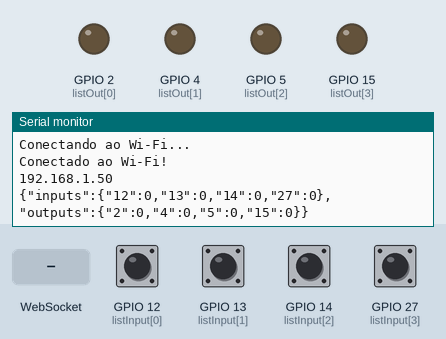
Recording of a program running on a simulated ESP32. On the bench: output pins drawn as LEDs (lit = HIGH), the last lines printed to the serial monitor. The test bench sets the inputs (shaded band); at power-on: GPIO 12 (listInput[0]), GPIO 13 (listInput[1]), GPIO 14 (listInput[2]), GPIO 27 (listInput[3]) HIGH. WiFi joins after 1.5 s; servers stay silent unless stated; storage starts empty.

Above: at 3.2 s.
3.3 s: GPIO 12 (listInput[0]) pulled LOW for 1 s
At 5.0 s:
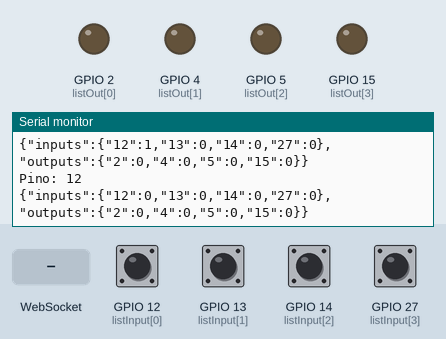
5.9 s: WebSocket text "1" received
At 7.1 s:
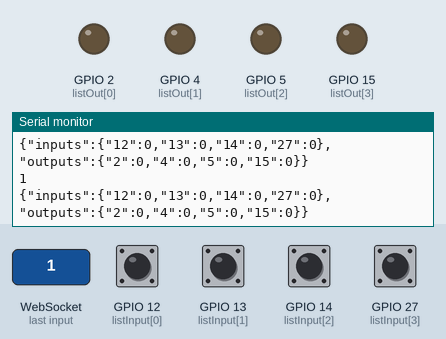

Measured:
- after the input at 3.3 s, the serial monitor: prints a new line after 0.23 s (image 1)
- after the input at 5.9 s, the serial monitor: prints a new line at once (image 2)

The program:

main.cpp
```cpp
#include <Arduino.h>
#include "FS.h"
#include <LITTLEFS.h>
#include <WiFi.h>
#include <ESPAsyncWebServer.h>
#include <AsyncTCP.h>
#include <ArduinoJson.h>
#define FORMAT_LITTLEFS_IF_FAILED true

// Credenciais da rede Wi-Fi
const char* ssid = "VIVOFIBRA-79D0";
const char* password = "58331BB245";

const byte listInput[] = {12,13,14,27};
const byte listOut[] = {2, 4, 5, 15};

bool estadoAtual[sizeof(listInput)]; // Estado atual dos botões
bool estadoAnterior[sizeof(listInput)]; // Estado anterior dos botões

// Criação do servidor e do WebSocket
AsyncWebServer server(80);
AsyncWebSocket ws("/ws");

// void definePins(byte pin, byte mode){
//   if(mode == 0){
//     pinMode(pin, OUTPUT);
//   }
//   else if(mode == 1){
//     pinMode(pin, INPUT_PULLUP);
//   }
// }

JsonDocument cmnd;
JsonDocument states;
String payload;

void getPinStates(){
  for(byte i=0; i<sizeof(listInput);i++){
    states["inputs"][String(listInput[i])] = digitalRead(listInput[i]) ? 0 : 1;
  }
  for(byte i=0; i<sizeof(listOut);i++){
    states["outputs"][String(listOut[i])] = digitalRead(listOut[i]) ? 1 : 0;
  }

  serializeJson(states, payload);
  Serial.println( payload );

}

// Função para lidar com mensagens recebidas do WebSocket
void onWebSocketMessage(AsyncWebSocket *server, AsyncWebSocketClient *client,
                        AwsEventType type, void *arg, uint8_t *data, size_t len) {
  if (type == WS_EVT_DATA) {
    // Converte os dados recebidos para string
    String message = "";
    for (size_t i = 0; i < len; i++) {
      message += (char) data[i];
    }
    Serial.println( message );
    deserializeJson(cmnd, message.c_str());

    if( cmnd["cmnd"].is<JsonVariant>() ){
      digitalWrite( byte(cmnd["cmnd"]["gpio"]) , bool(cmnd["cmnd"]["state"]) );
      // Serial.print( byte(cmnd["cmnd"]["gpio"]) );
      // Serial.print( " : " );
      // Serial.println( bool(cmnd["cmnd"]["state"]) );
    }

    // Envia uma resposta para o cliente
    // client->text("Mensagem recebida no ESP32: " + message);
    // Serial.printf("Mensagem recebida: %s\n", message.c_str());
    getPinStates();
    ws.textAll( payload );

  } else if (type == WS_EVT_CONNECT) {
    Serial.printf("Cliente conectado: %u\n", client->id());
    getPinStates();
    client->text( payload );

  } else if (type == WS_EVT_DISCONNECT) {
    Serial.printf("Cliente desconectado: %u\n", client->id());
  }
}

// Função de tarefa no núcleo secundário
void coreTask(void* parameter) {
  while (true) {
    // Incrementa contador como exemplo de processamento
    vTaskDelay(300 / portTICK_PERIOD_MS); // Atraso de 1 segundo

    for(byte i=0; i<sizeof(listInput);i++){
      estadoAtual[i] = digitalRead(listInput[i]);
      // Verificar se houve uma troca de estado de HIGH para LOW
      if (estadoAnterior[i] != estadoAtual[i]) {
        Serial.print("Pino: ");
        Serial.println(listInput[i]);
        getPinStates();
        ws.textAll( payload );
      }
      // Atualizar o estado anterior
      estadoAnterior[i] = estadoAtual[i];
    }
  }
}

void setup() {
  // Inicia a comunicação serial
  Serial.begin(115200);
  if(!LittleFS.begin(FORMAT_LITTLEFS_IF_FAILED)){
    Serial.println("LittleFS Mount Failed");
    return;
  }

  for(byte i=0; i<sizeof(listOut);i++){
    pinMode(listOut[i], OUTPUT);
  }
  for(byte i=0; i<sizeof(listInput);i++){
    pinMode(listInput[i], INPUT_PULLUP);
    estadoAtual[i] = 1;
    estadoAnterior[i] = 1;
  }

  // Conecta ao Wi-Fi
  WiFi.begin(ssid, password);
  while (WiFi.status() != WL_CONNECTED) {
    delay(1000);
    Serial.println("Conectando ao Wi-Fi...");
  }
  Serial.println("Conectado ao Wi-Fi!");
  Serial.println(WiFi.localIP());

  // Configura o WebSocket
  ws.onEvent(onWebSocketMessage);
  server.addHandler(&ws);

  DefaultHeaders::Instance().addHeader(F("Access-Control-Allow-Origin"), F("*"));
  DefaultHeaders::Instance().addHeader(F("Access-Control-Allow-Headers"), F("content-type"));

  // Configura uma página HTML simples para teste
  server.on("/", HTTP_GET, [](AsyncWebServerRequest *request){
      request->send(LittleFS, "/index.html", "text/html");
  });
  server.on("/interruptor", HTTP_GET, [](AsyncWebServerRequest *request){
      request->send(LittleFS, "/interruptor.png", "image/png");
  });
  // Inicia o servidor
  server.begin();
  getPinStates();

  // Cria uma tarefa para rodar no núcleo 0 (separado do núcleo principal)
  xTaskCreatePinnedToCore(
    coreTask,        // Função da tarefa
    "CoreTask",      // Nome da tarefa
    10000,           // Tamanho da stack
    NULL,            // Parâmetro passado para a tarefa
    1,               // Prioridade da tarefa
    NULL,            // Handle da tarefa
    0                // Núcleo onde a tarefa será executada
  );
}

void loop() {
  // Atualiza o WebSocket
  ws.cleanupClients();
  delay(1);
}
```
